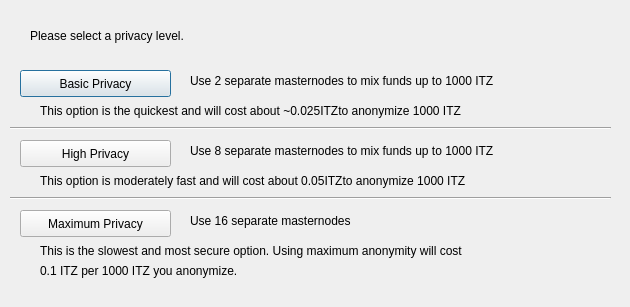
<?xml version="1.0" encoding="UTF-8"?>
<ui version="4.0">
 <class>DarksendConfig</class>
 <widget class="QDialog" name="DarksendConfig">
  <property name="geometry">
   <rect>
    <x>0</x>
    <y>0</y>
    <width>630</width>
    <height>307</height>
   </rect>
  </property>
  <property name="windowTitle">
   <string>Configure Darksend</string>
  </property>
  <widget class="QPushButton" name="buttonBasic">
   <property name="geometry">
    <rect>
     <x>20</x>
     <y>70</y>
     <width>151</width>
     <height>27</height>
    </rect>
   </property>
   <property name="text">
    <string>Basic Privacy</string>
   </property>
  </widget>
  <widget class="QPushButton" name="buttonHigh">
   <property name="geometry">
    <rect>
     <x>20</x>
     <y>140</y>
     <width>151</width>
     <height>27</height>
    </rect>
   </property>
   <property name="text">
    <string>High Privacy</string>
   </property>
  </widget>
  <widget class="QPushButton" name="buttonMax">
   <property name="geometry">
    <rect>
     <x>20</x>
     <y>210</y>
     <width>151</width>
     <height>27</height>
    </rect>
   </property>
   <property name="text">
    <string>Maximum Privacy</string>
   </property>
  </widget>
  <widget class="QLabel" name="label">
   <property name="geometry">
    <rect>
     <x>30</x>
     <y>20</y>
     <width>571</width>
     <height>31</height>
    </rect>
   </property>
   <property name="text">
    <string>Please select a privacy level.</string>
   </property>
  </widget>
  <widget class="QLabel" name="label_2">
   <property name="geometry">
    <rect>
     <x>190</x>
     <y>70</y>
     <width>421</width>
     <height>21</height>
    </rect>
   </property>
   <property name="text">
    <string>Use 2 separate masternodes to mix funds up to 1000 ITZ</string>
   </property>
  </widget>
  <widget class="QLabel" name="label_3">
   <property name="geometry">
    <rect>
     <x>190</x>
     <y>140</y>
     <width>411</width>
     <height>21</height>
    </rect>
   </property>
   <property name="text">
    <string>Use 8 separate masternodes to mix funds up to 1000 ITZ</string>
   </property>
  </widget>
  <widget class="QLabel" name="label_4">
   <property name="geometry">
    <rect>
     <x>190</x>
     <y>210</y>
     <width>421</width>
     <height>21</height>
    </rect>
   </property>
   <property name="text">
    <string>Use 16 separate masternodes</string>
   </property>
  </widget>
  <widget class="QLabel" name="label_6">
   <property name="geometry">
    <rect>
     <x>40</x>
     <y>100</y>
     <width>561</width>
     <height>21</height>
    </rect>
   </property>
   <property name="text">
    <string>This option is the quickest and will cost about ~0.025ITZto anonymize 1000 ITZ</string>
   </property>
  </widget>
  <widget class="QLabel" name="label_7">
   <property name="geometry">
    <rect>
     <x>40</x>
     <y>170</y>
     <width>561</width>
     <height>21</height>
    </rect>
   </property>
   <property name="text">
    <string>This option is moderately fast and will cost about 0.05ITZto anonymize 1000 ITZ</string>
   </property>
  </widget>
  <widget class="QLabel" name="label_8">
   <property name="geometry">
    <rect>
     <x>40</x>
     <y>240</y>
     <width>561</width>
     <height>21</height>
    </rect>
   </property>
   <property name="text">
    <string>This is the slowest and most secure option. Using maximum anonymity will cost</string>
   </property>
  </widget>
  <widget class="QLabel" name="label_9">
   <property name="geometry">
    <rect>
     <x>40</x>
     <y>260</y>
     <width>561</width>
     <height>21</height>
    </rect>
   </property>
   <property name="text">
    <string>0.1 ITZ per 1000 ITZ you anonymize.</string>
   </property>
  </widget>
  <widget class="Line" name="line">
   <property name="geometry">
    <rect>
     <x>10</x>
     <y>120</y>
     <width>601</width>
     <height>16</height>
    </rect>
   </property>
   <property name="orientation">
    <enum>Qt::Horizontal</enum>
   </property>
  </widget>
  <widget class="Line" name="line_2">
   <property name="geometry">
    <rect>
     <x>10</x>
     <y>190</y>
     <width>601</width>
     <height>16</height>
    </rect>
   </property>
   <property name="orientation">
    <enum>Qt::Horizontal</enum>
   </property>
  </widget>
 </widget>
 <resources/>
 <connections/>
</ui>
